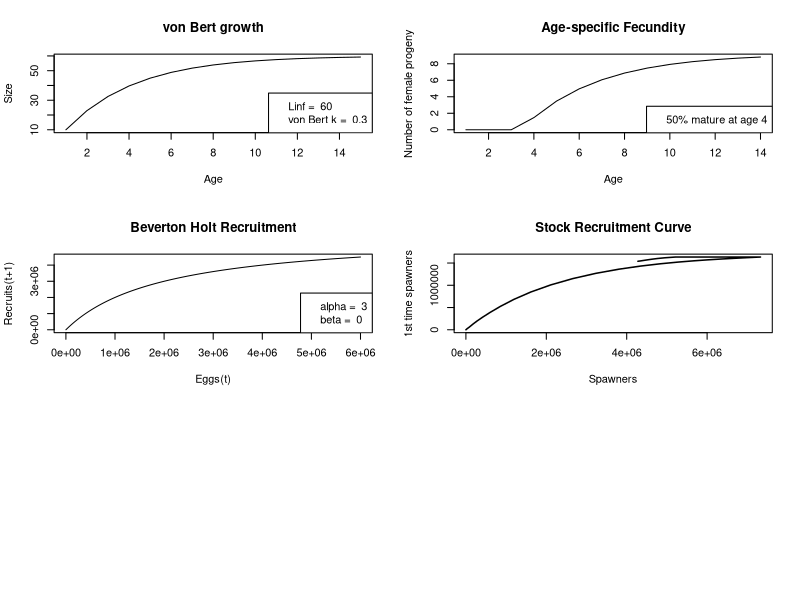

Write the R code that produced this figure. (Note: this script raises an error after producing the figure.)
##########################
# SNAKE PROJECTIONS

rm(list=ls(all=TRUE))
library(reshape)
#library(ggplot2)
library(plyr)
library(fields)

#Model parameters:
Npop=10  #initial pop size (not important)
Tmax=500 #max years
Tfishing=200 #when we start fishing
Trecovery=500 #stop fishing 

fishatmat=T # this switches which type of fishing (and graphing) we choose. If true, it graphs all life history graphs and age-selective fishing

#Life history parameters      	
recruitsize=10
Amax=15 #max age
amat=4 #age at maturation - this varies depending on the matration function chosen

Linf=60 #max size
k=0.3   # Growth function param
fishingsize = .75*Linf #size-selective fishery threshold size 


M=0.22   #natural mortality coef  

c=0.38   #egg slope 
d=-13.6   #egg intercept

N0 = 100000*Linf  # intitial number of eggs     
alpha = 3         # BH recruitment

q=1 #maturation ogive steepness (1 = very steep)

mu_f=0.2 #fishing mortality
harvest=c(0, mu_f)  

fishB=rep(0, length(harvest))
fishY=rep(0, length(harvest))
fishP=rep(0, length(harvest))
Recruits=rep(0, length(harvest))


#set up matrices
N=matrix(nrow=Amax, ncol=Tmax, data=0)

L=matrix(nrow=Amax, ncol=1, data=1)
mu=matrix(nrow=Amax, ncol=1, data=0)
E=matrix(nrow=Amax, ncol=Tmax, data=0)
S=matrix(nrow=1, ncol=Tmax, data=0)
P=matrix(nrow=1, ncol=Tmax)
B=matrix(nrow=1, ncol=Tmax)
Y=matrix(nrow=1, ncol=Tmax) 

#set up vectors to hold age-specific variables 
Pmale=rep(0, Amax) #probability of sex change
fert=rep(0, Tmax) #fert probability
pmat=rep(0, Amax) #maturation probability
eggs=rep(0, Amax) #fecundity
mu=rep(0, Amax) #natural mortality
select=rep(0, Amax) #fishery selectivity

N[1:Amax, 1]=Npop #initial population size
L[1]=recruitsize #larval size at recruitment



#First: Define the age-specific growth, 

for (a in 1:(Amax-1)) {
  
  #VBGE
  L[a+1]= Linf*(1-exp(-k)) + (L[a])*exp(-k) #length at age
  
}#end 1st age loop


# Second: define age-specific mortality and maturation, and fecundity

for (a in 1:(Amax)) {
  
  #natural mortality
  mu[a]= 1-(1/(1+Linf/L[a]*(exp(k)-1)))^(M/k)  #natural mortality function of Length
  
  #maturation ogive
  pmat[a]=ifelse( a < amat, 0, 1)     #knife edge maturation
  
  #FECUNDITY
  eggs[a]= c*L[a] + d #fecundity is a function of individual mass-at-age 
  
} #end 2nd age loop


#Third: define fishing selectivity    
for (a in 1:(Amax)) {
  #JUST AFTER AGE AT MATURATION
  if(fishatmat==1) {
    select[a] = ifelse( a < amat, 0, 1)  #knife edge gear selectivity right after maturation  
  } else {
    #JUST AFTER SIZE AT MATURATION
    #select[a]= ifelse( L[a] < (Lmat), 0, 1)  #gear selectivity same for all fish > maturation
    ##SIZE THRESHOLD
    select[a] = ifelse(L[a]< fishingsize, 0, 1)     
  }
} #end 3rd age loop

#Now for these age specific rates, simulate pop dynamics through time       
for(t in 1:(Tmax-1)) {
  
  
  E[,t]=N[, t]*pmat*eggs  #assuming spawning occurs between 1 t and the next
  
  P[t]= sum(E[,t])  #assuming fertilization is 100%
  
  beta= (alpha*P[t]-1)/(N0*P[t])  
  
  N[1,t+1]= alpha*P[t]/(1+beta*P[t]) #this is the N_0 class that is born and enters in the next time step.. 
  
  for (age in 1:(Amax-1)) {
    
    Fishing= if (Tfishing < t & Trecovery > t) {
      Fishing = select[age]*mu_f } else {
        Fishing = 0
      }
    
    N[age+1,t+1] = N[age, t]*exp(-mu[age]-Fishing)
    B[t]=sum(N[,t])
    Y[t]=sum((N[,t]) * (1-exp(-mu[age]-Fishing)) *(Fishing/(mu[age]+Fishing)))
    
    
    #assuming mortality happens after spawning
    
  } #end second age loop
  
} #end t loop

sums=colSums(N[amat:Amax,]) #calculate spawning popsize at each time


LEP_unfished=sum(E[,Tfishing-2])
LEP_fished=sum(E[,Tfishing+10])
SPR=LEP_fished/LEP_unfished

if(fishatmat==1) {
  
  quartz()
  par(mfrow=c(3,2))
  
  plot(1:Amax, L, type="l", main="von Bert growth", ylab="Size", xlab="Age")
  legend("bottomright", legend=c( paste("Linf = ", Linf), paste("von Bert k = ", k)))
  
  plot(1:(Amax-1), eggs[-Amax]*pmat[-Amax], type="l", main="Age-specific Fecundity", ylab="Number of female progeny", xlab= "Age")
  legend("bottomright", legend=c(paste("50% mature at age", amat)))
  
  
  P_= 1:N0
  R=alpha*P_/(1+beta*P_)
  plot(P_, R, type="l", main="Beverton Holt Recruitment", xlab="Eggs(t)", ylab="Recruits(t+1)")
  legend("bottomright", legend=c(paste("alpha = ", round(alpha,6)), paste("beta = ", round(beta, 6))))
  
  
  
  plot(sums[1:(Tmax-1)], N[amat,2:Tmax], main="Stock Recruitment Curve", xlab="Spawners", ylab="1st time spawners", type="l", lwd=1.5)
  #abline(coef=c(0,1),  lwd=.5)
  
  legend("bottomright", legend=c(paste("M = ", kappa)))
  
  
  plot(1:Tmax, sums, type="l", main = "Fishing (F = 0.2) one year after maturity", xlab="Time", ylab="Abundance")
  legend("bottomright", legend=c( paste("Fishing mature fish only: SPR = ", round(SPR, 2))))
} else {
  
  plot(1:Tmax, sums, type="l", main = "Fishing (F = 0.2) limit at 3/4 Linf ", xlab="Time", ylab="Abundance")
  #legend("bottomright", legend=c( paste("Fishing based on size: SPR = ", round(SPR, 2))))
  
  
}



par(bg=NA)
plot(1:Tmax, sums, type="l", lwd = 10, col = "#1b9e77", axes = F, xlab="", ylab="")

dev.copy(png,'snake.png')
dev.off()



##############################
## juvenile mortality
#############################

##########################
# SNAKE PROJECTIONS

rm(list=ls(all=TRUE))
library(reshape)
#library(ggplot2)
library(plyr)
library(fields)

#Model parameters:
Npop=10  #initial pop size (not important)
Tmax=500 #max years
Tfishing=200 #when we start fishing
Trecovery=500 #stop fishing 

fishatmat=T # this switches which type of fishing (and graphing) we choose. If true, it graphs all life history graphs and age-selective fishing

#Life history parameters      	
recruitsize=10
Amax=15 #max age
amat=4 #age at maturation - this varies depending on the matration function chosen

Linf=60 #max size
k=0.3   # Growth function param
fishingsize = .75*Linf #size-selective fishery threshold size 


M=0.22   #natural mortality coef  

c=0.38   #egg slope 
d=-13.6   #egg intercept

N0 = 100000*Linf  # intitial number of eggs     
alpha = 3         # BH recruitment

q=1 #maturation ogive steepness (1 = very steep)

mu_f=0.2 #fishing mortality
harvest=c(0, mu_f)  

fishB=rep(0, length(harvest))
fishY=rep(0, length(harvest))
fishP=rep(0, length(harvest))
Recruits=rep(0, length(harvest))


#set up matrices
N=matrix(nrow=Amax, ncol=Tmax, data=0)

L=matrix(nrow=Amax, ncol=1, data=1)
mu=matrix(nrow=Amax, ncol=1, data=0)
E=matrix(nrow=Amax, ncol=Tmax, data=0)
S=matrix(nrow=1, ncol=Tmax, data=0)
P=matrix(nrow=1, ncol=Tmax)
B=matrix(nrow=1, ncol=Tmax)
Y=matrix(nrow=1, ncol=Tmax) 

#set up vectors to hold age-specific variables 
Pmale=rep(0, Amax) #probability of sex change
fert=rep(0, Tmax) #fert probability
pmat=rep(0, Amax) #maturation probability
eggs=rep(0, Amax) #fecundity
mu=rep(0, Amax) #natural mortality
select=rep(0, Amax) #fishery selectivity

N[1:Amax, 1]=Npop #initial population size
L[1]=recruitsize #larval size at recruitment



#First: Define the age-specific growth, 

for (a in 1:(Amax-1)) {
  
  #VBGE
  L[a+1]= Linf*(1-exp(-k)) + (L[a])*exp(-k) #length at age
  
}#end 1st age loop


# Second: define age-specific mortality and maturation, and fecundity

for (a in 1:(Amax)) {
  
  #natural mortality
  mu[a]= 1-(1/(1+Linf/L[a]*(exp(k)-1)))^(M/k)  #natural mortality function of Length
  
  #maturation ogive
  pmat[a]=ifelse( a < amat, 0, 1)     #knife edge maturation
  
  #FECUNDITY
  eggs[a]= c*L[a] + d #fecundity is a function of individual mass-at-age 
  
} #end 2nd age loop


#Third: define fishing selectivity    
for (a in 1:(Amax)) {
  #JUST AFTER AGE AT MATURATION
  if(fishatmat==1) {
    select[a] = ifelse( a >= amat, 0, 1)  #knife edge gear selectivity right after maturation  
  } else {
    #JUST AFTER SIZE AT MATURATION
    #select[a]= ifelse( L[a] < (Lmat), 0, 1)  #gear selectivity same for all fish > maturation
    ##SIZE THRESHOLD
    select[a] = ifelse(L[a] > fishingsize, 0, 1)     
  }
} #end 3rd age loop

#Now for these age specific rates, simulate pop dynamics through time       
for(t in 1:(Tmax-1)) {
  
  
  E[,t]=N[, t]*pmat*eggs  #assuming spawning occurs between 1 t and the next
  
  P[t]= sum(E[,t])  #assuming fertilization is 100%
  
  beta= (alpha*P[t]-1)/(N0*P[t])  
  
  N[1,t+1]= alpha*P[t]/(1+beta*P[t]) #this is the N_0 class that is born and enters in the next time step.. 
  
  for (age in 1:(Amax-1)) {
    
    Fishing= if (Tfishing < t & Trecovery > t) {
      Fishing = select[age]*mu_f } else {
        Fishing = 0
      }
    
    N[age+1,t+1] = N[age, t]*exp(-mu[age]-Fishing)
    B[t]=sum(N[,t])
    Y[t]=sum((N[,t]) * (1-exp(-mu[age]-Fishing)) *(Fishing/(mu[age]+Fishing)))
    
    
    #assuming mortality happens after spawning
    
  } #end second age loop
  
} #end t loop

sums=colSums(N[amat:Amax,]) #calculate spawning popsize at each time


LEP_unfished=sum(E[,Tfishing-2])
LEP_fished=sum(E[,Tfishing+10])
SPR=LEP_fished/LEP_unfished


par(bg=NA)
plot(1:Tmax, sums, type="l", lwd = 10, col = "#1b9e77", axes = F, xlab="", ylab="")

dev.copy(png,'snake2.png')
dev.off()




##############################
## recruitment failure
#############################

##########################
# SNAKE PROJECTIONS

rm(list=ls(all=TRUE))
library(reshape)
#library(ggplot2)
library(plyr)
library(fields)

#Model parameters:
Npop=10  #initial pop size (not important)
Tmax=500 #max years
Tfishing=200 #when we start fishing
Trecovery=500 #stop fishing 

fishatmat=T # this switches which type of fishing (and graphing) we choose. If true, it graphs all life history graphs and age-selective fishing

#Life history parameters      	
recruitsize=10
Amax=15 #max age
amat=4 #age at maturation - this varies depending on the matration function chosen

Linf=60 #max size
k=0.3   # Growth function param
fishingsize = .75*Linf #size-selective fishery threshold size 


M=0.22   #natural mortality coef  

c=0.38   #egg slope 
d=-13.6   #egg intercept

N0 = 100000*Linf  # intitial number of eggs     
alpha = 3         # BH recruitment

q=1 #maturation ogive steepness (1 = very steep)

mu_f=0.2 #fishing mortality
harvest=c(0, mu_f)  

fishB=rep(0, length(harvest))
fishY=rep(0, length(harvest))
fishP=rep(0, length(harvest))
Recruits=rep(0, length(harvest))


#set up matrices
N=matrix(nrow=Amax, ncol=Tmax, data=0)

L=matrix(nrow=Amax, ncol=1, data=1)
mu=matrix(nrow=Amax, ncol=1, data=0)
E=matrix(nrow=Amax, ncol=Tmax, data=0)
S=matrix(nrow=1, ncol=Tmax, data=0)
P=matrix(nrow=1, ncol=Tmax)
B=matrix(nrow=1, ncol=Tmax)
Y=matrix(nrow=1, ncol=Tmax) 

#set up vectors to hold age-specific variables 
Pmale=rep(0, Amax) #probability of sex change
fert=rep(0, Tmax) #fert probability
pmat=rep(0, Amax) #maturation probability
eggs=rep(0, Amax) #fecundity
mu=rep(0, Amax) #natural mortality
select=rep(0, Amax) #fishery selectivity

N[1:Amax, 1]=Npop #initial population size
L[1]=recruitsize #larval size at recruitment



#First: Define the age-specific growth, 

for (a in 1:(Amax-1)) {
  
  #VBGE
  L[a+1]= Linf*(1-exp(-k)) + (L[a])*exp(-k) #length at age
  
}#end 1st age loop


# Second: define age-specific mortality and maturation, and fecundity

for (a in 1:(Amax)) {
  
  #natural mortality
  mu[a]= 1-(1/(1+Linf/L[a]*(exp(k)-1)))^(M/k)  #natural mortality function of Length
  
  #maturation ogive
  pmat[a]=ifelse( a < amat, 0, 1)     #knife edge maturation
  
  #FECUNDITY
  eggs[a]= c*L[a] + d #fecundity is a function of individual mass-at-age 
  
} #end 2nd age loop


#Third: define fishing selectivity    
for (a in 1:(Amax)) {
  #JUST AFTER AGE AT MATURATION
  if(fishatmat==1) {
    select[a] = ifelse( a >= amat, 0, 1)  #knife edge gear selectivity right after maturation  
  } else {
    #JUST AFTER SIZE AT MATURATION
    #select[a]= ifelse( L[a] < (Lmat), 0, 1)  #gear selectivity same for all fish > maturation
    ##SIZE THRESHOLD
    select[a] = ifelse(L[a] > fishingsize, 0, 1)     
  }
} #end 3rd age loop


#Now for these age specific rates, simulate pop dynamics through time       
for(t in 1:(Tmax-1)) {
  
  
  E[,t]=N[, t]*pmat*eggs  #assuming spawning occurs between 1 t and the next
  
  P[t]= sum(E[,t])  #assuming fertilization is 100%
  
  beta= (alpha*P[t]-1)/(N0*P[t])  
  
  if (Tfishing < t & Trecovery > t) {
    N[1,t+1]= (alpha*P[t]/(1+beta*P[t])) * 0.5 } else {
      N[1,t+1]= alpha*P[t]/(1+beta*P[t]) #this is the N_0 class that is born and enters in the next time step.. 
    }
  
  for (age in 1:(Amax-1)) {
    
    Fishing= 0
    
    N[age+1,t+1] = N[age, t]*exp(-mu[age]-Fishing)
    B[t]=sum(N[,t])
    Y[t]=sum((N[,t]) * (1-exp(-mu[age]-Fishing)) *(Fishing/(mu[age]+Fishing)))
    
    
    #assuming mortality happens after spawning
    
  } #end second age loop
  
} #end t loop

sums=colSums(N[amat:Amax,]) #calculate spawning popsize at each time


LEP_unfished=sum(E[,Tfishing-2])
LEP_fished=sum(E[,Tfishing+10])
SPR=LEP_fished/LEP_unfished


par(bg=NA)
plot(1:Tmax, sums, type="l", lwd = 10, col = "#1b9e77", axes = F, xlab="", ylab="")

dev.copy(png,'snake2.png')
dev.off()
